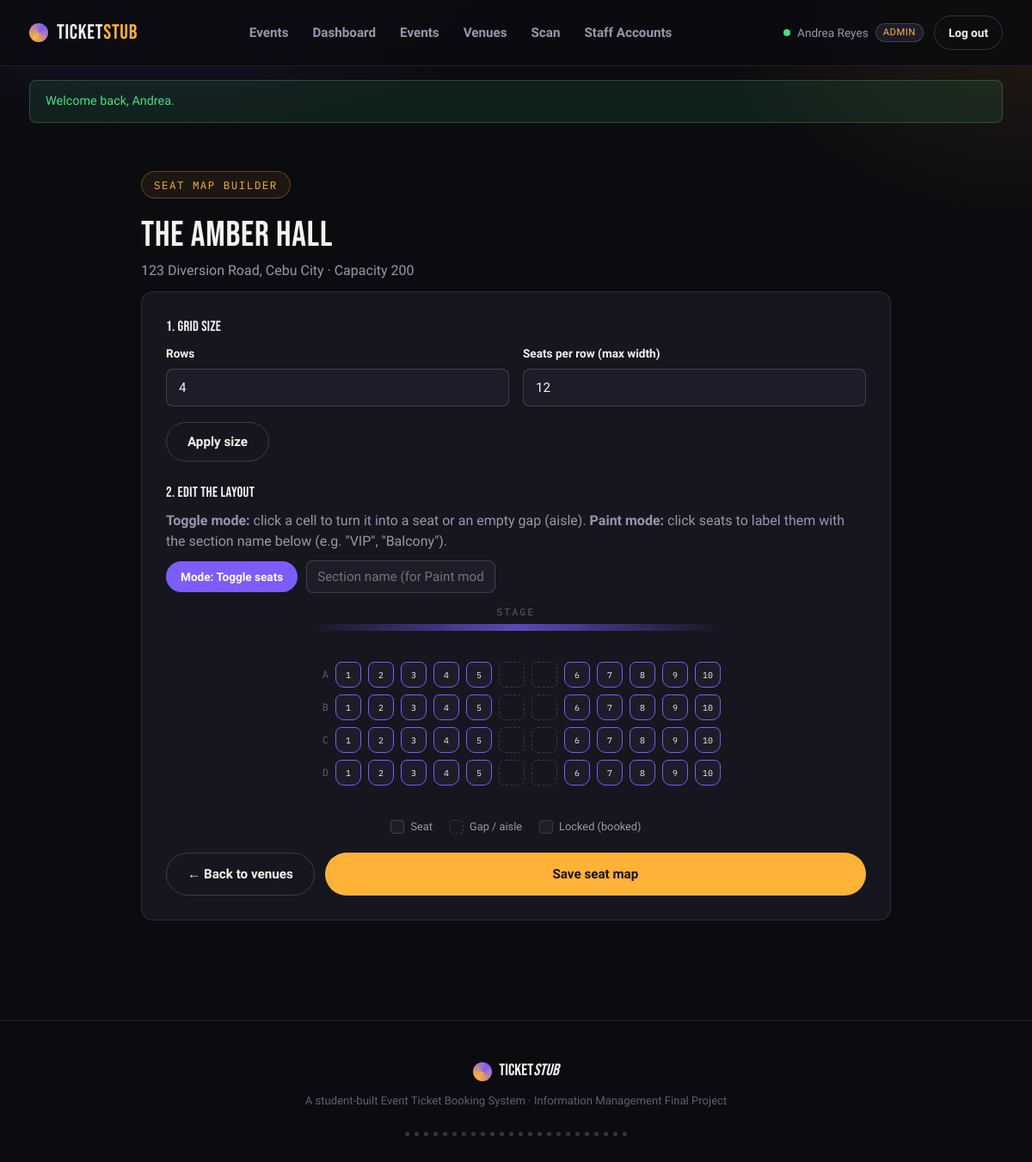
The page /staff/venue-seatmap.php?venue_id=1 (signed in) on the database its author committed.
### tables this page shows
CREATE TABLE Venues (
    Venue_ID     INT AUTO_INCREMENT PRIMARY KEY,
    Venue_Name   VARCHAR(150) NOT NULL,
    Address      VARCHAR(255) NOT NULL,
    Max_Capacity INT NOT NULL
);

### includes/functions.php (called while the page is built, shortened)
<?php
function e(?string $value): string {
    return htmlspecialchars($value ?? '', ENT_QUOTES, 'UTF-8');
}

### includes/auth.php (called while the page is built, shortened)
<?php
function base_url(string $path = ''): string {
    $script = $_SERVER['SCRIPT_NAME'] ?? '/index.php';
    $root = $script;
    foreach (['/staff/', '/customer/'] as $marker) {
        $pos = strpos($script, $marker);
        if ($pos !== false) { $root = substr($script, 0, $pos); break; }
    }
    return $root . $path;
}

### staff/venue-seatmap.php (the view, shortened to what this page needs)
<?php
require_once __DIR__ . '/../includes/auth.php';
require_once __DIR__ . '/../includes/functions.php';
$db = get_db();
$venue_id = (int)($_GET['venue_id'] ?? 0);
$stmt = $db->prepare('SELECT * FROM Venues WHERE Venue_ID = ?');
$stmt->execute([$venue_id]);
$venue = $stmt->fetch();
require_once __DIR__ . '/../includes/header.php';
?>
<section class="section">
  <div class="wrap" style="max-width:920px;">
    <span class="hero-eyebrow">Seat map builder</span>
    <h2><?= e($venue['Venue_Name']) ?></h2>
    <p><?= e($venue['Address']) ?> · Capacity <?= (int)$venue['Max_Capacity'] ?></p>
    <div class="panel">
      <h3 style="font-size:1.05rem;">1. Grid size</h3>
      <div class="form-row">
        <div class="field"><label for="rowsInput">Rows</label><input type="number" id="rowsInput" min="1" max="26" value="4"></div>
        <div class="field"><label for="colsInput">Seats per row (max width)</label><input type="number" id="colsInput" min="1" max="40" value="10"></div>
      </div>
      <button type="button" id="resizeBtn" class="btn btn-ghost">Apply size</button>
      <h3 style="font-size:1.05rem; margin-top:24px;">2. Edit the layout</h3>
      <p style="margin-bottom:10px;">
        <b>Toggle mode:</b> click a cell to turn it into a seat or an empty gap (aisle).
        <b>Paint mode:</b> click seats to label them with the section name below (e.g. "VIP", "Balcony").
      </p>
      <div style="display:flex; gap:10px; flex-wrap:wrap; margin-bottom:14px; align-items:center;">
        <button type="button" class="btn btn-secondary btn-sm" id="modeToggleBtn" data-mode="toggle">Mode: Toggle seats</button>
        <input type="text" id="sectionInput" placeholder="Section name (for Paint mode)" style="max-width:220px; padding:9px 12px;">
      </div>
      <div class="screen-label">Stage</div>
      <div class="screen-bar"></div>
      <div class="seatmap-wrap">
        <div id="builderGrid" class="seat-grid"></div>
      </div>
      <div class="seat-legend">
        <span><span class="legend-swatch" style="background:var(--surface-raised);"></span> Seat</span>
        <span><span class="legend-swatch" style="background:transparent; border-style:dashed;"></span> Gap / aisle</span>
        <span><span class="legend-swatch" style="background:#262230; opacity:.7;"></span> Locked (booked)</span>
      </div>
      <div style="display:flex; gap:12px; margin-top:20px;">
        <a class="btn btn-ghost" href="<?= base_url('/staff/venues.php') ?>">← Back to venues</a>
        <button type="button" class="btn btn-primary btn-block" id="saveBtn">Save seat map</button>
      </div>
    </div>
  </div>
</section>
<?php require_once __DIR__ . '/../includes/footer.php'; ?>

### assets/css/style.css (style rules this page uses)
:root { --bg: #0B0B10; --surface: #16161F; --surface-raised:#1D1D29; --surface-hover: #23222F; --border: rgba(255,255,255,0.09); --border-strong: rgba(255,255,255,0.16); --text: #F5F3EF; --text-muted: #9A96AA; --text-faint: #625E70; --amber: #FFB238; --amber-dim: #C98A22; --violet: #7C5CFC; --violet-dim: #5B3FD6; --success: #4ADE80; --danger: #FF6B6B; --font-display: 'Bebas Neue', sans-serif; --font-body: 'Work Sans', system-ui, sans-serif; --font-mono: 'IBM Plex Mono', monospace; --radius: 14px; --radius-sm: 8px; --shadow-lift: 0 12px 32px rgba(0,0,0,0.45); }
* { box-sizing: border-box; }
html { scroll-behavior: smooth; }
body { margin: 0; background: var(--bg); background-image: radial-gradient(ellipse 900px 500px at 15% -10%, rgba(124,92,252,0.18), transparent 60%), radial-gradient(ellipse 700px 500px at 100% 0%, rgba(255,178,56,0.10), transparent 55%); color: var(--text); font-family: var(--font-body); line-height: 1.5; -webkit-font-smoothing: antialiased; }
.wrap { max-width: 1180px; margin: 0 auto; padding: 0 24px; }
a { color: inherit; text-decoration: none; }
h1,h2,h3,h4 { font-family: var(--font-display); font-weight: 400; letter-spacing: 0.02em; margin: 0 0 8px; }
h2 { font-size: clamp(1.8rem, 3.6vw, 2.6rem); line-height: 1; }
h3 { font-size: 1.5rem; }
p { color: var(--text-muted); margin: 0 0 12px; }
.btn { display: inline-flex; align-items: center; justify-content: center; gap: 8px; font-family: var(--font-body); font-weight: 600; font-size: 0.95rem; padding: 13px 24px; border-radius: 999px; border: 1px solid transparent; cursor: pointer; transition: transform .15s ease, background .15s ease, border-color .15s ease; white-space: nowrap; }
.btn-primary { background: var(--amber); color: #1a1206; }
.btn-secondary { background: var(--violet); color: #fff; }
.btn-ghost { background: transparent; border-color: var(--border-strong); color: var(--text); }
.btn-block { width: 100%; }
.btn-sm { padding: 9px 16px; font-size: 0.85rem; }
.hero-eyebrow { display: inline-flex; align-items: center; gap: 8px; font-family: var(--font-mono); font-size: 0.78rem; letter-spacing: 0.12em; text-transform: uppercase; color: var(--amber); border: 1px solid rgba(255,178,56,0.3); background: rgba(255,178,56,0.07); padding: 6px 14px; border-radius: 999px; margin-bottom: 22px; }
.section { padding: 56px 0; }
.panel { background: var(--surface); border: 1px solid var(--border); border-radius: var(--radius); padding: 28px; }
.field { margin-bottom: 18px; }
.field label { display: block; font-size: 0.85rem; font-weight: 600; margin-bottom: 7px; color: var(--text); }
input[type=text], input[type=email], input[type=password], input[type=tel], input[type=number], input[type=date], input[type=datetime-local], select, textarea { width: 100%; padding: 12px 14px; border-radius: var(--radius-sm); border: 1px solid var(--border-strong); background: var(--surface-raised); color: var(--text); font-family: var(--font-body); font-size: 0.95rem; transition: border-color .15s; }
.form-row { display: grid; grid-template-columns: 1fr 1fr; gap: 16px; }
.seatmap-wrap { overflow-x: auto; padding: 8px 0 16px; }
.screen-bar { height: 8px; border-radius: 999px; background: linear-gradient(90deg, transparent, var(--violet), transparent); margin: 0 auto 28px; max-width: 480px; opacity: 0.7; }
.screen-label { text-align: center; font-family: var(--font-mono); font-size: 0.7rem; letter-spacing: 0.2em; text-transform: uppercase; color: var(--text-faint); margin-bottom: 6px; }
.seat-grid { display: flex; flex-direction: column; gap: 8px; align-items: center; min-width: 480px; }
.seat-legend { display: flex; gap: 20px; justify-content: center; margin-top: 22px; font-size: 0.8rem; color: var(--text-muted); flex-wrap: wrap; }
.seat-legend span { display: flex; align-items: center; gap: 7px; }
.legend-swatch { width: 16px; height: 16px; border-radius: 4px; border: 1px solid var(--border-strong); }

### rows shown on the page
venues: Venue_Name "The Amber Hall", Address "123 Diversion Road, Cebu City", Max_Capacity "200"

### other values the page prints
$_SESSION['user_name'] "Andrea Reyes"
current_role() "ADMIN"
$flash_success "Welcome back, Andrea."
